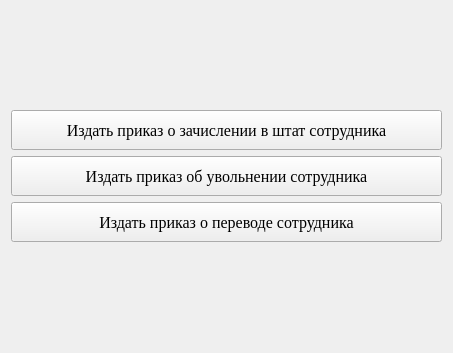
                <widget class="QWidget" name="page_17">
                 <property name="geometry">
                  <rect>
                   <x>0</x>
                   <y>0</y>
                   <width>453</width>
                   <height>353</height>
                  </rect>
                 </property>
                 <attribute name="label">
                  <string>Виды приказов</string>
                 </attribute>
                 <layout class="QGridLayout" name="gridLayout_24">
                  <item row="0" column="0">
                   <layout class="QVBoxLayout" name="verticalLayout_44">
                    <item>
                     <widget class="QPushButton" name="pushButton_24">
                      <property name="minimumSize">
                       <size>
                        <width>0</width>
                        <height>40</height>
                       </size>
                      </property>
                      <property name="font">
                       <font>
                        <family>Georgia</family>
                        <pointsize>12</pointsize>
                       </font>
                      </property>
                      <property name="text">
                       <string>Издать приказ о зачислении в штат сотрудника</string>
                      </property>
                     </widget>
                    </item>
                    <item>
                     <widget class="QPushButton" name="pushButton_25">
                      <property name="minimumSize">
                       <size>
                        <width>0</width>
                        <height>40</height>
                       </size>
                      </property>
                      <property name="font">
                       <font>
                        <family>Georgia</family>
                        <pointsize>12</pointsize>
                       </font>
                      </property>
                      <property name="text">
                       <string>Издать приказ об увольнении сотрудника</string>
                      </property>
                     </widget>
                    </item>
                    <item>
                     <widget class="QPushButton" name="pushButton_26">
                      <property name="minimumSize">
                       <size>
                        <width>0</width>
                        <height>40</height>
                       </size>
                      </property>
                      <property name="font">
                       <font>
                        <family>Georgia</family>
                        <pointsize>12</pointsize>
                       </font>
                      </property>
                      <property name="text">
                       <string>Издать приказ о переводе сотрудника</string>
                      </property>
                     </widget>
                    </item>
                   </layout>
                  </item>
                 </layout>
                </widget>
